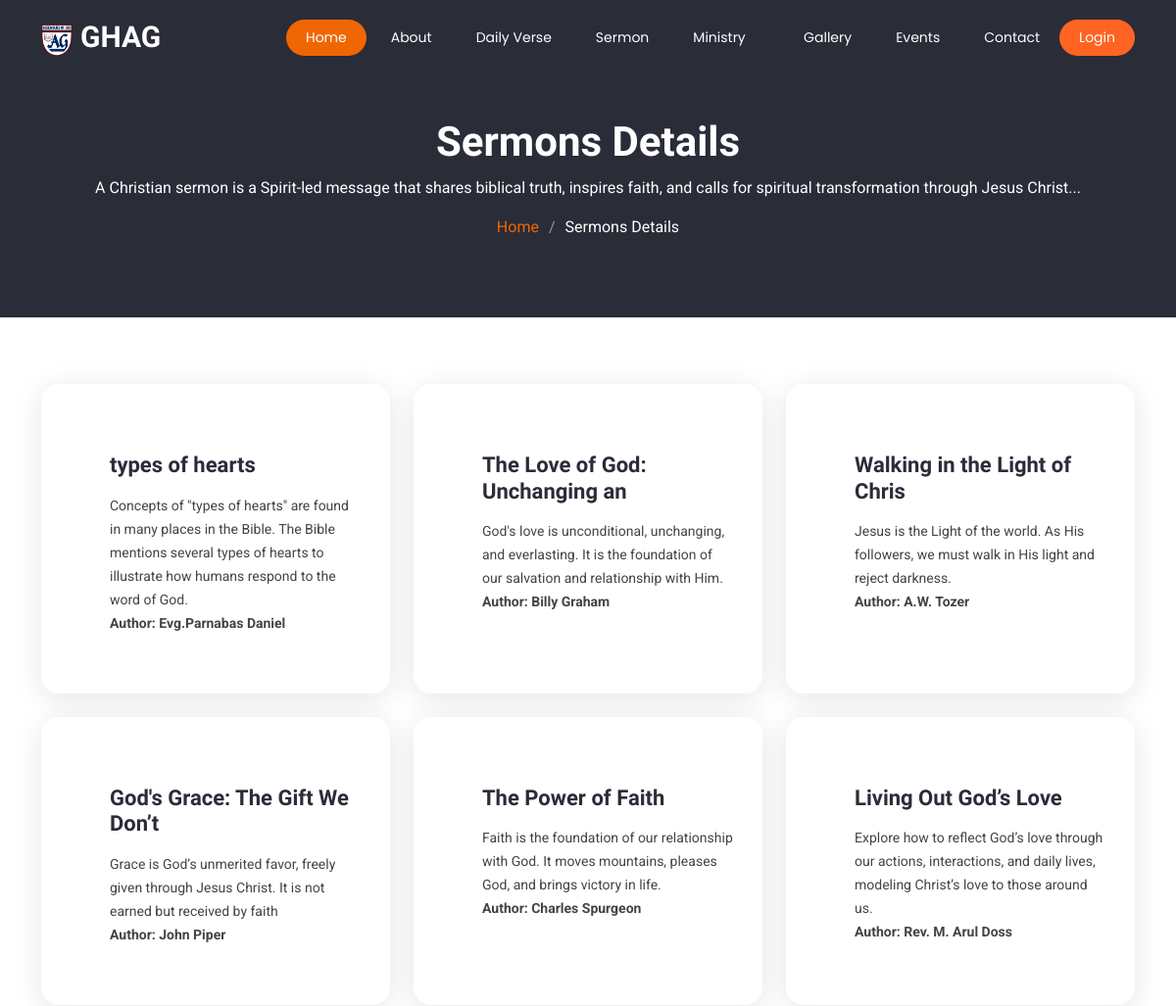
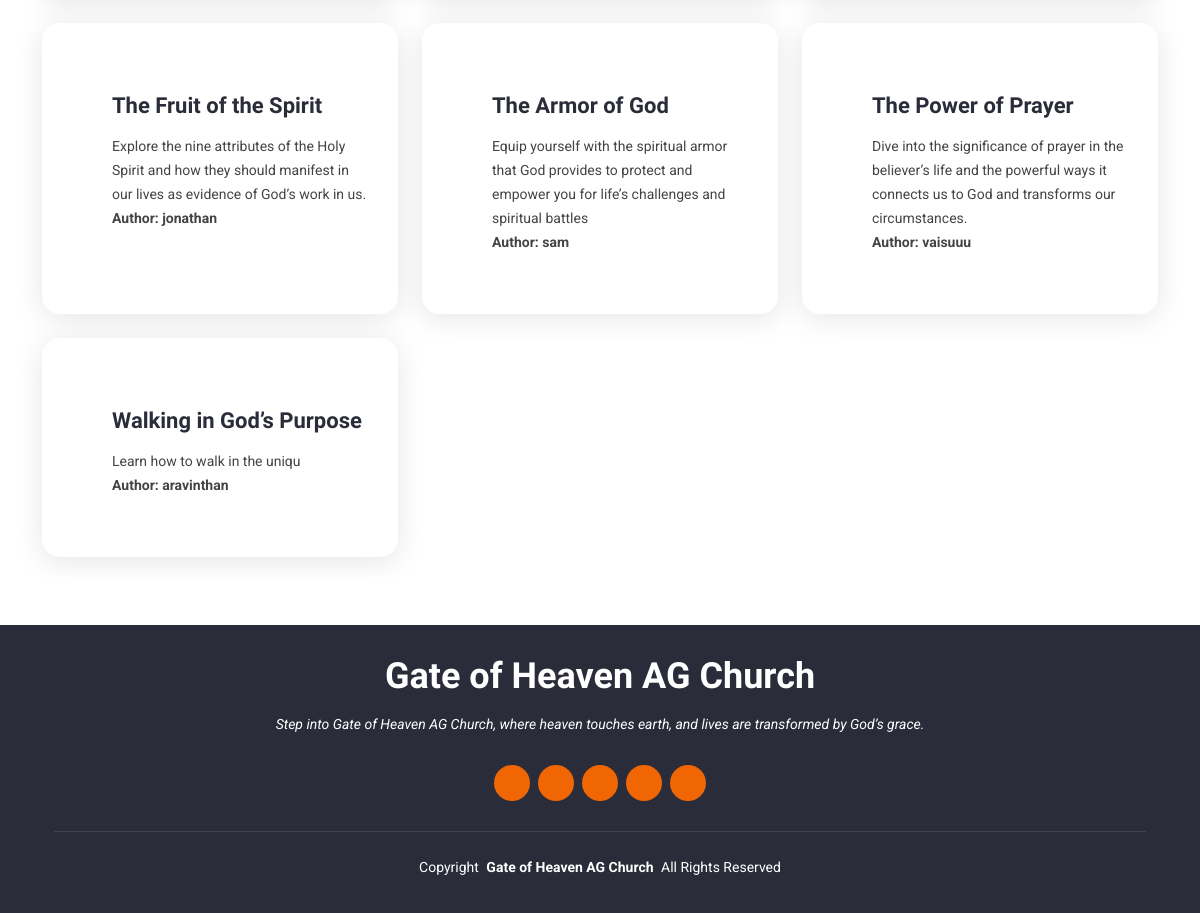
Screenshot of /sermons_details with the database file from the repository (2 pictures, top to bottom).
### church_app/models.py (models this page shows)
class Sermons(models.Model):
    title=models.CharField(max_length=30)
    description=models.CharField(max_length=200)
    author=models.CharField(max_length=20)
    body=models.TextField()
    youtubecode=models.CharField(max_length=1200,default='')
    keywords=models.TextField()

### church_app/views.py (the view)
# urls.py: path('sermons_details',views.sermon_details,name='sermons_details'),
def sermon_details(request):
    sermons = Sermons.objects.all().order_by('-id')
    return render(request,"sermon_details.html",{'sermons': sermons,})

### church_app/templates/sermon_details.html (shortened to what this page needs)
{% extends 'base.html' %}
{% load static %}
{% block content %}
<main class="main">
    <div class="page-title dark-background">
        <div class="container position-relative">
            <h1>Sermons Details</h1>
            <p>A Christian sermon is a Spirit-led message that shares biblical truth, inspires faith, and calls for
                spiritual transformation through Jesus Christ...</p>
            <nav class="breadcrumbs">
                <ol>
                    <li><a href="{% url 'index' %}">Home</a></li>
                    <li class="current">Sermons Details</li>
                </ol>
            </nav>
        </div>
    </div>
        <br><br><section id="services" class="services section">
            <div class="container">
              <div class="row gy-4">
                {% for sermon in sermons %}
      <div class="col-lg-4 col-md-6" data-aos="fade-up" data-aos-delay="200">
          <div class="service-item position-relative">
              <div class="icon">
                  <i class="bi bi-book-half" style="color: #0dcaf0;"></i>
              </div>
              <a href="{% url 'sermon' sermon.id %}" class="stretched-link">
              <h3>{{ sermon.title }}</h3>
            </a>
              <p>{{ sermon.description }}</p>
              <p style="font-weight: bold;">Author: {{ sermon.author }}</p>
          </div>
      </div>
      {% empty %}
          <p>No sermons available.</p>
      {% endfor %}
    </section>
</main>
<br><br>
{% endblock %}

### static/assets/css/main.css (style rules this page uses)
:root { --default-font: "Roboto", system-ui, -apple-system, "Segoe UI", Roboto, "Helvetica Neue", Arial, "Noto Sans", "Liberation Sans", sans-serif, "Apple Color Emoji", "Segoe UI Emoji", "Segoe UI Symbol", "Noto Color Emoji"; --heading-font: "Raleway", sans-serif; --nav-font: "Poppins", sans-serif; }
:root { --background-color: #ffffff; --default-color: #444444; --heading-color: #2a2c39; --accent-color: #ef6603; --surface-color: #ffffff; --contrast-color: #ffffff; }
:root { --nav-color: #ffffff; --nav-hover-color: #ef6603; --nav-mobile-background-color: #ffffff; --nav-dropdown-background-color: #ffffff; --nav-dropdown-color: #060606; --nav-dropdown-hover-color: #ef6603; }
.dark-background { --background-color: #2a2c39; --default-color: #ffffff; --heading-color: #ffffff; --surface-color: #404356; --contrast-color: #ffffff; }
:root { scroll-behavior: smooth; }
body { color: var(--default-color); background-color: var(--background-color); font-family: var(--default-font); }
a { color: var(--accent-color); text-decoration: none; transition: 0.3s; }
h1, h2, h3, h4, h5, h6 { color: var(--heading-color); font-family: var(--heading-font); }
.page-title { color: var(--default-color); background-color: var(--background-color); background-size: cover; background-position: center; background-repeat: no-repeat; padding: 120px 0 80px 0; text-align: center; position: relative; }
.page-title:before { content: ""; background-color: color-mix(in srgb, var(--background-color), transparent 50%); position: absolute; inset: 0; }
.page-title h1 { font-size: 42px; font-weight: 700; margin-bottom: 10px; }
.page-title .breadcrumbs ol { display: flex; flex-wrap: wrap; list-style: none; justify-content: center; padding: 0; margin: 0; font-size: 16px; font-weight: 400; }
.page-title .breadcrumbs ol li+li { padding-left: 10px; }
.page-title .breadcrumbs ol li+li::before { content: "/"; display: inline-block; padding-right: 10px; color: color-mix(in srgb, var(--default-color), transparent 50%); }
section, .section { color: var(--default-color); background-color: var(--background-color); padding: 20px 0; scroll-margin-top: 77px; overflow: clip; }
.services .service-item { background-color: var(--surface-color); box-shadow: 0 5px 30px 0 rgba(0, 0, 0, 0.1); padding: 60px 30px 60px 70px; transition: all ease-in-out 0.3s; border-radius: 18px; height: 100%; position: relative; overflow: hidden; }
.services .service-item .icon { position: absolute; left: -20px; top: calc(50% - 30px); }
.services .service-item .icon i { font-size: 64px; line-height: 1; transition: 0.5s; }
.services .service-item h3 { font-weight: 700; margin: 10px 0 15px 0; font-size: 22px; transition: ease-in-out 0.3s; }
.services .service-item p { line-height: 24px; font-size: 14px; margin-bottom: 0; }

### rows the page displays
Sermons: title "types of hearts", description "Concepts of \"types of hearts\" are found in many places in the Bible. The Bible mentions several types of hearts to illustrate how humans respond to the word of God.", author "Evg.Parnabas Daniel"
Sermons: title "The Love of God: Unchanging an", description "God's love is unconditional, unchanging, and everlasting. It is the foundation of our salvation and relationship with Him.", author "Billy Graham"
Sermons: title "Walking in the Light of Chris", description "Jesus is the Light of the world. As His followers, we must walk in His light and reject darkness.", author "A.W. Tozer"
Sermons: title "God's Grace: The Gift We Don’t", description "Grace is God’s unmerited favor, freely given through Jesus Christ. It is not earned but received by faith", author "John Piper"
Sermons: title "The Power of Faith", description "Faith is the foundation of our relationship with God. It moves mountains, pleases God, and brings victory in life.", author "Charles Spurgeon"
Sermons: title "Living Out God’s Love", description "Explore how to reflect God’s love through our actions, interactions, and daily lives, modeling Christ’s love to those around us.", author "Rev. M. Arul Doss"
Sermons: title "The Fruit of the Spirit", description "Explore the nine attributes of the Holy Spirit and how they should manifest in our lives as evidence of God’s work in us.", author "jonathan"
Sermons: title "The Armor of God", description "Equip yourself with the spiritual armor that God provides to protect and empower you for life’s challenges and spiritual battles", author "sam"
Sermons: title "The Power of Prayer", description "Dive into the significance of prayer in the believer’s life and the powerful ways it connects us to God and transforms our circumstances.", author "vaisuuu"
Sermons: title "Walking in God’s Purpose", description "Learn how to walk in the uniqu", author "aravinthan"
